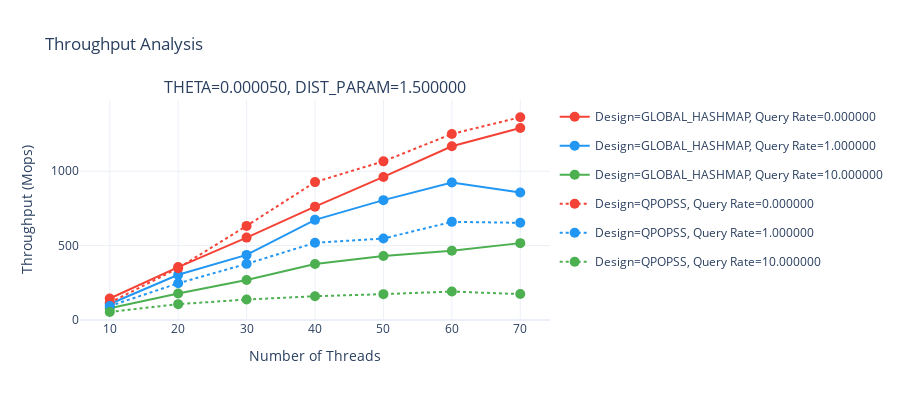

Here is the notebook cell this chart was saved with:
### Code cell
import os
import re
import pandas as pd
import plotly.graph_objects as go
from plotly.subplots import make_subplots
from typing import List, Dict, Set, Any
import json

def load_material_colors(filepath='material-colors.json'):
    """Load material design colors from JSON file."""
    with open(filepath, 'r') as f:
        colors = json.load(f)
    return colors


class ThroughputExperimentAnalyzer:
    def __init__(self, base_path: str, fixed_params: Dict[str, Set[str]], subplot_params: List[str]):
        self.base_path = base_path
        self.fixed_params = fixed_params
        self.subplot_params = subplot_params
        self.varying_params = [
            'PARALLEL_DESIGN',
            'HEAVY_QUERY_RATE'
        ]
        
        # Load colors once at initialization
        with open('/home/vinh/Q32024/CuckooHeavyKeeper/notebooks/material-colors.json') as f:
            self.material_colors = json.load(f)

    def get_design_style(self, design: str, query_rate: str) -> dict:
        """Returns color by query rate and line pattern by design"""
        query_colors = {
            '0.000000': 'red',
            '1.000000': 'blue', 
            '5.000000': 'yellow',
            '10.000000': 'green'
        }
        
        # Use different symbols in the line pattern
        design_patterns = {
            'GLOBAL_HASHMAP': 'solid',
            'QPOPSS': 'dot'  # will create a dotted line pattern
        }
        
        return {
            'color': self.material_colors[query_colors[query_rate]]['500'],
            'dash': design_patterns[design]
        }
        
    def parse_experiment_path(self, path: str) -> Dict[str, Any]:
        """Extract experiment parameters from path."""
        params = {}
        parts = path.split(os.sep)
        for part in parts:
            if '=' in part:
                key, value = part.split('=')
                params[key] = value
        return params

    def extract_throughput(self, file_content: str) -> float:
        """Extract throughput value from file content."""
        pattern = r"Throughput: (\d+\.\d+)"
        match = re.search(pattern, file_content)
        if match:
            return float(match.group(1))
        return 0.0

    def read_throughput_file(self, folder_path: str) -> float:
        """Read delegation file and extract throughput value."""
        for filename in os.listdir(folder_path):
            if filename.endswith('_delegation.json'):
                file_path = os.path.join(folder_path, filename)
                with open(file_path, 'r') as f:
                    content = f.read()
                    return self.extract_throughput(content)
        return 0.0

    def matches_fixed_params(self, params: Dict[str, str]) -> bool:
        """Check if experiment parameters match the fixed parameters."""
        for key, values in self.fixed_params.items():
            if key in params and params[key] not in values:
                return False
        return True

    def analyze_throughput_experiments(self) -> List[Dict[str, Any]]:
        """Analyze all experiments and prepare visualization data."""
        results = []
        
        for root, dirs, files in os.walk(self.base_path):
            if any(f.endswith('_delegation.json') for f in files):
                params = self.parse_experiment_path(root)
                
                if not self.matches_fixed_params(params):
                    continue
                throughput = self.read_throughput_file(root)
                if throughput > 0:
                    params['throughput'] = throughput
                    results.append(params)
        
        return results

    def create_throughput_visualization(self, results: List[Dict[str, Any]]) -> go.Figure:
        """Create line chart visualization."""
        # Group results by subplot parameters
        grouped_results = {}
        for result in results:
            key_params = tuple(
                (k, v) for k, v in result.items()
                if k in self.subplot_params
            )
            group_key = frozenset(key_params)
            if group_key not in grouped_results:
                grouped_results[group_key] = []
            grouped_results[group_key].append(result)

        # Create subplot for each group
        fig = make_subplots(
            rows=len(grouped_results),
            cols=1,
            subplot_titles=[', '.join(f"{k}={v}" for k, v in dict(key).items())
                          for key in grouped_results.keys()],
            vertical_spacing=0.1
        )

        # Generate distinct colors for combinations of varying parameters
        colors = ['blue', 'red', 'green', 'purple', 'orange', 'brown', 'pink', 'gray']
        param_combinations = {}
        color_idx = 0

        row = 1
        for group_key, group_results in grouped_results.items():
            # Group by PARALLEL_DESIGN and HEAVY_QUERY_RATE
            design_rate_groups = {}
            
            for result in group_results:
                combo = (result['PARARLLEL_DESIGN'], result['HEAVY_QUERY_RATE'])
                if combo not in design_rate_groups:
                    design_rate_groups[combo] = []
                design_rate_groups[combo].append(result)

            for combo, combo_results in design_rate_groups.items():
                if combo not in param_combinations:
                    param_combinations[combo] = colors[color_idx % len(colors)]
                    color_idx += 1

                # Sort by number of threads
                sorted_results = sorted(combo_results, key=lambda x: int(x['NUM_THREADS']))
                
                x_values = [int(r['NUM_THREADS']) for r in sorted_results]
                y_values = [r['throughput'] for r in sorted_results]
                
                name = f"Design={combo[0]}, Query Rate={combo[1]}"
                
                style = self.get_design_style(
                    design=combo[0],     # PARALLEL_DESIGN
                    query_rate=combo[1]  # HEAVY_QUERY_RATE
                )
                
                fig.add_trace(
                    go.Scatter(
                        x=x_values,
                        y=y_values,
                        name=name,
                        mode='lines+markers',
                        # line=dict(color=param_combinations[combo]),
                        line=dict(
                        color=style['color'],
                        dash=style['dash']
                        ),
                        marker=dict(
                            size=10,
                            color=style['color']
                        ),
                        legendgroup=name,
                        showlegend=(row == 1),
                        hovertemplate="Threads: %{x}<br>Throughput: %{y:.2f} Mops<extra></extra>"
                    ),
                    row=row,
                    col=1
                )
            
            row += 1

        # Update layout
        fig.update_layout(
            height=400 * len(grouped_results),
            title_text="Throughput Analysis",
            showlegend=True,
            template="plotly_white",
            legend=dict(
                yanchor="top",
                y=0.99,
                xanchor="left",
                x=1.01
            )
        )
        
        # Update the axes formatting:
        for i in range(len(grouped_results)):
            fig.update_xaxes(
                title_text="Number of Threads",
                row=i+1,
                col=1,
                tickmode='array',
                tickvals=sorted(list(fixed_params['NUM_THREADS']))
            )
            fig.update_yaxes(
                title_text="Throughput (Mops)",
                row=i+1,
                col=1,
                rangemode='tozero',
                tickformat='.0f'
            )

        # Update axes labels
        for i in range(len(grouped_results)):
            fig.update_xaxes(title_text="Number of Threads", row=i+1, col=1)
            fig.update_yaxes(title_text="Throughput (Mops)", row=i+1, col=1)

        return fig

# Example usage
fixed_params = {
    # 'DIST_PARAM': {'1.200000', '1.500000'},
    'DIST_PARAM': { '1.500000'},
    'NUM_THREADS': {'10', '20', '30', '40', '50', '60', '70'},
    'THETA': {'0.000050'},
    'PARALLEL_DESIGN': {'GLOBAL_HASHMAP', 'QPOPSS'},
    # 'HEAVY_QUERY_RATE': {'0.000000', '1.000000', '5.000000', '10.000000'}
    'HEAVY_QUERY_RATE': {'0.000000', '1.000000', '10.000000'}
}

subplot_params = ['DIST_PARAM', 'THETA', 'DIST_PARAM']

analyzer = ThroughputExperimentAnalyzer(
    base_path="/home/vinh/Q32024/CuckooHeavyKeeper/throughput_2024_11_10",
    fixed_params=fixed_params,
    subplot_params=subplot_params
)

# results = analyzer.analyze_throughput_experiments()
fig = analyzer.create_throughput_visualization(results)
fig.show()

figure_path = '/home/vinh/Q32024/CuckooHeavyKeeper/throughput_2024_11_10/figures'
os.makedirs(figure_path, exist_ok=True)
fig.update_layout(
                height=400,  # Single row height
                width=1000 ,
            )
fig.write_image(os.path.join(figure_path, 'par_throughput_plot.pdf'))

### Figure 1 — Plotly figure (JSON) as saved in the notebook; plotly's stock layout.template omitted (floating-point values rounded to 4 significant figures)
{"data": [{"hovertemplate": "Threads: %{x}<br>Throughput: %{y:.2f} Mops<extra></extra>", "legendgroup": "Design=GLOBAL_HASHMAP, Query Rate=0.000000", "line": {"color": "#f44336", "dash": "solid"}, "marker": {"color": "#f44336", "size": 10}, "mode": "lines+markers", "name": "Design=GLOBAL_HASHMAP, Query Rate=0.000000", "showlegend": true, "type": "scatter", "x": [10, 20, 30, 40, 50, 60, 70], "xaxis": "x", "y": [144.3, 355.7, 553.7, 761.7, 961.3, 1167.0, 1290.0], "yaxis": "y"}, {"hovertemplate": "Threads: %{x}<br>Throughput: %{y:.2f} Mops<extra></extra>", "legendgroup": "Design=GLOBAL_HASHMAP, Query Rate=1.000000", "line": {"color": "#2196f3", "dash": "solid"}, "marker": {"color": "#2196f3", "size": 10}, "mode": "lines+markers", "name": "Design=GLOBAL_HASHMAP, Query Rate=1.000000", "showlegend": true, "type": "scatter", "x": [10, 20, 30, 40, 50, 60, 70], "xaxis": "x", "y": [107.7, 304.3, 437.4, 672.9, 805.4, 923.6, 857.0], "yaxis": "y"}, {"hovertemplate": "Threads: %{x}<br>Throughput: %{y:.2f} Mops<extra></extra>", "legendgroup": "Design=GLOBAL_HASHMAP, Query Rate=10.000000", "line": {"color": "#4caf50", "dash": "solid"}, "marker": {"color": "#4caf50", "size": 10}, "mode": "lines+markers", "name": "Design=GLOBAL_HASHMAP, Query Rate=10.000000", "showlegend": true, "type": "scatter", "x": [10, 20, 30, 40, 50, 60, 70], "xaxis": "x", "y": [78.38, 177.6, 269.2, 376.2, 430.0, 465.1, 516.5], "yaxis": "y"}, {"hovertemplate": "Threads: %{x}<br>Throughput: %{y:.2f} Mops<extra></extra>", "legendgroup": "Design=QPOPSS, Query Rate=0.000000", "line": {"color": "#f44336", "dash": "dot"}, "marker": {"color": "#f44336", "size": 10}, "mode": "lines+markers", "name": "Design=QPOPSS, Query Rate=0.000000", "showlegend": true, "type": "scatter", "x": [10, 20, 30, 40, 50, 60, 70], "xaxis": "x", "y": [116.3, 348.4, 632.4, 926.7, 1066.0, 1250.0, 1362.0], "yaxis": "y"}, {"hovertemplate": "Threads: %{x}<br>Throughput: %{y:.2f} Mops<extra></extra>", "legendgroup": "Design=QPOPSS, Query Rate=1.000000", "line": {"color": "#2196f3", "dash": "dot"}, "marker": {"color": "#2196f3", "size": 10}, "mode": "lines+markers", "name": "Design=QPOPSS, Query Rate=1.000000", "showlegend": true, "type": "scatter", "x": [10, 20, 30, 40, 50, 60, 70], "xaxis": "x", "y": [93.66, 246.8, 377.2, 518.8, 547.4, 659.4, 653.0], "yaxis": "y"}, {"hovertemplate": "Threads: %{x}<br>Throughput: %{y:.2f} Mops<extra></extra>", "legendgroup": "Design=QPOPSS, Query Rate=10.000000", "line": {"color": "#4caf50", "dash": "dot"}, "marker": {"color": "#4caf50", "size": 10}, "mode": "lines+markers", "name": "Design=QPOPSS, Query Rate=10.000000", "showlegend": true, "type": "scatter", "x": [10, 20, 30, 40, 50, 60, 70], "xaxis": "x", "y": [54.29, 106.5, 137.4, 159.8, 173.8, 191.0, 174.1], "yaxis": "y"}], "layout": {"annotations": [{"font": {"size": 16}, "showarrow": false, "text": "THETA=0.000050, DIST_PARAM=1.500000", "x": 0.5, "xanchor": "center", "xref": "paper", "y": 1, "yanchor": "bottom", "yref": "paper"}], "height": 400, "legend": {"x": 1.01, "xanchor": "left", "y": 0.99, "yanchor": "top"}, "showlegend": true, "title": {"text": "Throughput Analysis"}, "xaxis": {"anchor": "y", "domain": [0, 1], "tickmode": "array", "tickvals": ["10", "20", "30", "40", "50", "60", "70"], "title": {"text": "Number of Threads"}}, "yaxis": {"anchor": "x", "domain": [0, 1], "rangemode": "tozero", "tickformat": ".0f", "title": {"text": "Throughput (Mops)"}}}}
